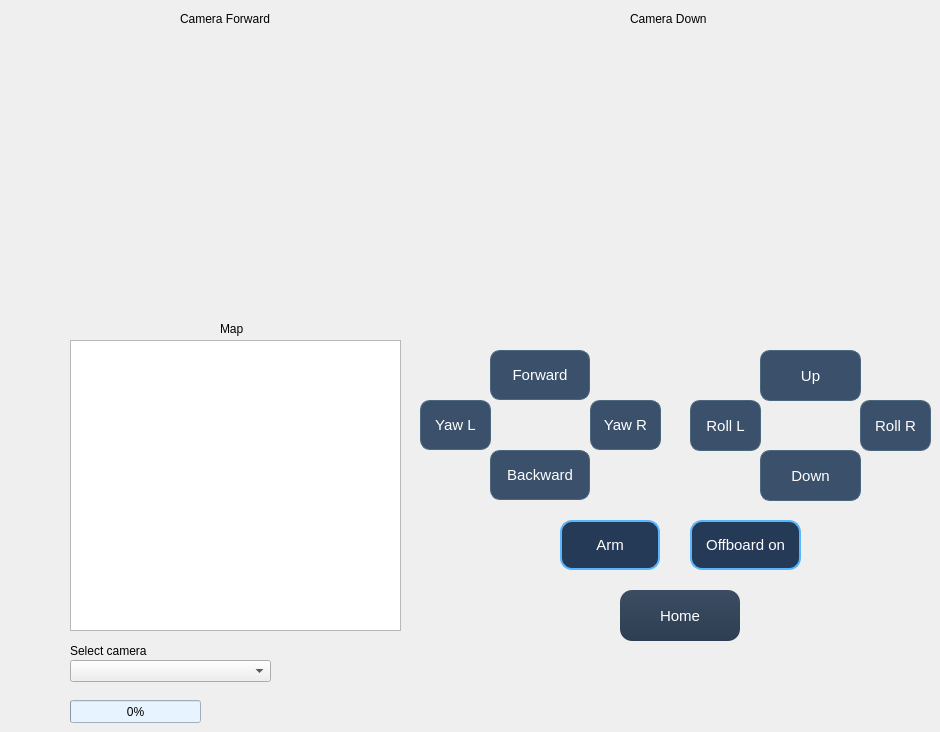
    <widget class="QWidget" name="leaderTab">
     <attribute name="title">
      <string>Leader Control</string>
     </attribute>
     <widget class="QPushButton" name="rotLeftButton">
      <property name="geometry">
       <rect>
        <x>420</x>
        <y>400</y>
        <width>71</width>
        <height>50</height>
       </rect>
      </property>
      <property name="styleSheet">
       <string notr="true">QPushButton {
    background-color: #3a506b; /* Матовый серо-синий фон */
    color: #ffffff;
    border: 1px solid #4b687f; /* Лёгкая граница для акцента */
    border-radius: 10px;
    padding: 12px;
    font-size: 15px;
}

QPushButton:hover {
    background-color: #4e647f; /* Светлее при наведении */
}

QPushButton:pressed {
    background-color: #2e3f52; /* Темнее при нажатии */
}

QPushButton:checked {
    background-color: #f67280; /* Новый цвет при нажатии */
}
</string>
      </property>
      <property name="text">
       <string>Yaw L</string>
      </property>
     </widget>
     <widget class="QPushButton" name="forwardButton">
      <property name="geometry">
       <rect>
        <x>490</x>
        <y>350</y>
        <width>100</width>
        <height>50</height>
       </rect>
      </property>
      <property name="styleSheet">
       <string notr="true">QPushButton {
    background-color: #3a506b; /* Матовый серо-синий фон */
    color: #ffffff;
    border: 1px solid #4b687f; /* Лёгкая граница для акцента */
    border-radius: 10px;
    padding: 12px;
    font-size: 15px;
}

QPushButton:hover {
    background-color: #4e647f; /* Светлее при наведении */
}

QPushButton:pressed {
    background-color: #2e3f52; /* Темнее при нажатии */
}

QPushButton:checked {
    background-color: #f67280; /* Новый цвет при нажатии */
}
</string>
      </property>
      <property name="text">
       <string>Forward</string>
      </property>
     </widget>
     <widget class="QPushButton" name="rotRightButton">
      <property name="geometry">
       <rect>
        <x>590</x>
        <y>400</y>
        <width>71</width>
        <height>50</height>
       </rect>
      </property>
      <property name="styleSheet">
       <string notr="true">QPushButton {
    background-color: #3a506b; /* Матовый серо-синий фон */
    color: #ffffff;
    border: 1px solid #4b687f; /* Лёгкая граница для акцента */
    border-radius: 10px;
    padding: 12px;
    font-size: 15px;
}

QPushButton:hover {
    background-color: #4e647f; /* Светлее при наведении */
}

QPushButton:pressed {
    background-color: #2e3f52; /* Темнее при нажатии */
}

QPushButton:checked {
    background-color: #f67280; /* Новый цвет при нажатии */
}
</string>
      </property>
      <property name="text">
       <string>Yaw R</string>
      </property>
     </widget>
     <widget class="QPushButton" name="upButton">
      <property name="geometry">
       <rect>
        <x>760</x>
        <y>350</y>
        <width>101</width>
        <height>51</height>
       </rect>
      </property>
      <property name="styleSheet">
       <string notr="true">QPushButton {
    background-color: #3a506b; /* Матовый серо-синий фон */
    color: #ffffff;
    border: 1px solid #4b687f; /* Лёгкая граница для акцента */
    border-radius: 10px;
    padding: 12px;
    font-size: 15px;
}

QPushButton:hover {
    background-color: #4e647f; /* Светлее при наведении */
}

QPushButton:pressed {
    background-color: #2e3f52; /* Темнее при нажатии */
}

QPushButton:checked {
    background-color: #f67280; /* Новый цвет при нажатии */
}
</string>
      </property>
      <property name="text">
       <string>Up</string>
      </property>
     </widget>
     <widget class="QPushButton" name="backwardButton">
      <property name="geometry">
       <rect>
        <x>490</x>
        <y>450</y>
        <width>100</width>
        <height>50</height>
       </rect>
      </property>
      <property name="styleSheet">
       <string notr="true">QPushButton {
    background-color: #3a506b; /* Матовый серо-синий фон */
    color: #ffffff;
    border: 1px solid #4b687f; /* Лёгкая граница для акцента */
    border-radius: 10px;
    padding: 12px;
    font-size: 15px;
}

QPushButton:hover {
    background-color: #4e647f; /* Светлее при наведении */
}

QPushButton:pressed {
    background-color: #2e3f52; /* Темнее при нажатии */
}

QPushButton:checked {
    background-color: #f67280; /* Новый цвет при нажатии */
}
</string>
      </property>
      <property name="text">
       <string>Backward</string>
      </property>
     </widget>
     <widget class="QWidget" name="forwardCameraLayoutWidget">
      <property name="geometry">
       <rect>
        <x>70</x>
        <y>30</y>
        <width>331</width>
        <height>271</height>
       </rect>
      </property>
      <layout class="QHBoxLayout" name="forwardCameraLayout" stretch="0">
       <item>
        <widget class="rqt_uav_gui_cpp::RatioLayoutedFrame" name="forwardCameraFrame_4">
         <property name="sizePolicy">
          <sizepolicy hsizetype="Expanding" vsizetype="Expanding">
           <horstretch>0</horstretch>
           <verstretch>0</verstretch>
          </sizepolicy>
         </property>
         <property name="minimumSize">
          <size>
           <width>80</width>
           <height>80</height>
          </size>
         </property>
         <property name="contextMenuPolicy">
          <enum>Qt::ActionsContextMenu</enum>
         </property>
         <property name="lineWidth">
          <number>1</number>
         </property>
        </widget>
       </item>
      </layout>
     </widget>
     <widget class="QWidget" name="downCameraLayoutWidget">
      <property name="geometry">
       <rect>
        <x>510</x>
        <y>30</y>
        <width>331</width>
        <height>271</height>
       </rect>
      </property>
      <layout class="QHBoxLayout" name="downCameraLayout" stretch="0">
       <item>
        <widget class="rqt_uav_gui_cpp::RatioLayoutedFrame" name="downCameraFrame_4">
         <property name="sizePolicy">
          <sizepolicy hsizetype="Expanding" vsizetype="Expanding">
           <horstretch>0</horstretch>
           <verstretch>0</verstretch>
          </sizepolicy>
         </property>
         <property name="minimumSize">
          <size>
           <width>80</width>
           <height>80</height>
          </size>
         </property>
         <property name="contextMenuPolicy">
          <enum>Qt::ActionsContextMenu</enum>
         </property>
         <property name="lineWidth">
          <number>1</number>
         </property>
        </widget>
       </item>
      </layout>
     </widget>
     <widget class="QPushButton" name="yawLeftButton">
      <property name="geometry">
       <rect>
        <x>690</x>
        <y>400</y>
        <width>71</width>
        <height>51</height>
       </rect>
      </property>
      <property name="styleSheet">
       <string notr="true">QPushButton {
    background-color: #3a506b; /* Матовый серо-синий фон */
    color: #ffffff;
    border: 1px solid #4b687f; /* Лёгкая граница для акцента */
    border-radius: 10px;
    padding: 12px;
    font-size: 15px;
}

QPushButton:hover {
    background-color: #4e647f; /* Светлее при наведении */
}

QPushButton:pressed {
    background-color: #2e3f52; /* Темнее при нажатии */
}

QPushButton:checked {
    background-color: #f67280; /* Новый цвет при нажатии */
}
</string>
      </property>
      <property name="text">
       <string>Roll L</string>
      </property>
     </widget>
     <widget class="QPushButton" name="downButton">
      <property name="geometry">
       <rect>
        <x>760</x>
        <y>450</y>
        <width>101</width>
        <height>51</height>
       </rect>
      </property>
      <property name="styleSheet">
       <string notr="true">QPushButton {
    background-color: #3a506b; /* Матовый серо-синий фон */
    color: #ffffff;
    border: 1px solid #4b687f; /* Лёгкая граница для акцента */
    border-radius: 10px;
    padding: 12px;
    font-size: 15px;
}

QPushButton:hover {
    background-color: #4e647f; /* Светлее при наведении */
}

QPushButton:pressed {
    background-color: #2e3f52; /* Темнее при нажатии */
}

QPushButton:checked {
    background-color: #f67280; /* Новый цвет при нажатии */
}
</string>
      </property>
      <property name="text">
       <string>Down</string>
      </property>
     </widget>
     <widget class="QLabel" name="forwardCameraLabel">
      <property name="geometry">
       <rect>
        <x>180</x>
        <y>10</y>
        <width>120</width>
        <height>17</height>
       </rect>
      </property>
      <property name="text">
       <string>Camera Forward</string>
      </property>
     </widget>
     <widget class="QLabel" name="downCameraLabel">
      <property name="geometry">
       <rect>
        <x>630</x>
        <y>10</y>
        <width>120</width>
        <height>17</height>
       </rect>
      </property>
      <property name="text">
       <string>Camera Down</string>
      </property>
     </widget>
     <widget class="QPushButton" name="yawRightButton">
      <property name="geometry">
       <rect>
        <x>860</x>
        <y>400</y>
        <width>71</width>
        <height>51</height>
       </rect>
      </property>
      <property name="styleSheet">
       <string notr="true">QPushButton {
    background-color: #3a506b; /* Матовый серо-синий фон */
    color: #ffffff;
    border: 1px solid #4b687f; /* Лёгкая граница для акцента */
    border-radius: 10px;
    padding: 12px;
    font-size: 15px;
}

QPushButton:hover {
    background-color: #4e647f; /* Светлее при наведении */
}

QPushButton:pressed {
    background-color: #2e3f52; /* Темнее при нажатии */
}

QPushButton:checked {
    background-color: #f67280; /* Новый цвет при нажатии */
}
</string>
      </property>
      <property name="text">
       <string>Roll R</string>
      </property>
     </widget>
     <widget class="QPushButton" name="endButton">
      <property name="geometry">
       <rect>
        <x>620</x>
        <y>590</y>
        <width>120</width>
        <height>51</height>
       </rect>
      </property>
      <property name="styleSheet">
       <string notr="true">QPushButton {
    background: qlineargradient(x1:0, y1:0, x2:0, y2:1, stop:0 #3c4d63, stop:1 #2d3e52); /* Металлический градиент */
    color: #ffffff;
    border: none;
    border-radius: 12px;
    padding: 12px;
    font-size: 15px;
}

QPushButton:hover {
    background: qlineargradient(x1:0, y1:0, x2:0, y2:1, stop:0 #556a84, stop:1 #3f526b); /* Более яркий металлический эффект */
}

QPushButton:pressed {
    background-color: #2a3b50; /* Темнее при нажатии */
}
</string>
      </property>
      <property name="text">
       <string>Home</string>
      </property>
     </widget>
     <widget class="QPushButton" name="armButton">
      <property name="geometry">
       <rect>
        <x>560</x>
        <y>520</y>
        <width>100</width>
        <height>50</height>
       </rect>
      </property>
      <property name="styleSheet">
       <string notr="true">QPushButton {
    background-color: #253a56; /* Темно-синий фон */
    color: #ffffff;
    border: 2px solid #58b6ff; /* Неоновая голубая граница */
    border-radius: 12px;
    padding: 12px;
    font-size: 15px;
}

QPushButton:hover {
    border-color: #6bd0ff; /* Ярче при наведении */
    box-shadow: 0px 0px 10px #58b6ff; /* Эффект свечения */
}

QPushButton:pressed {
    background-color: #1c2f45; /* Более тёмный оттенок при нажатии */
}
</string>
      </property>
      <property name="text">
       <string>Arm</string>
      </property>
     </widget>
     <widget class="QPushButton" name="offboardOnButton">
      <property name="geometry">
       <rect>
        <x>690</x>
        <y>520</y>
        <width>111</width>
        <height>50</height>
       </rect>
      </property>
      <property name="styleSheet">
       <string notr="true">QPushButton {
    background-color: #253a56; /* Темно-синий фон */
    color: #ffffff;
    border: 2px solid #58b6ff; /* Неоновая голубая граница */
    border-radius: 12px;
    padding: 12px;
    font-size: 15px;
}

QPushButton:hover {
    border-color: #6bd0ff; /* Ярче при наведении */
    box-shadow: 0px 0px 10px #58b6ff; /* Эффект свечения */
}

QPushButton:pressed {
    background-color: #1c2f45; /* Более тёмный оттенок при нажатии */
}
</string>
      </property>
      <property name="text">
       <string>Offboard on</string>
      </property>
     </widget>
     <widget class="QComboBox" name="leaderBox">
      <property name="geometry">
       <rect>
        <x>70</x>
        <y>660</y>
        <width>201</width>
        <height>22</height>
       </rect>
      </property>
     </widget>
     <widget class="QLabel" name="leaderLabel">
      <property name="geometry">
       <rect>
        <x>70</x>
        <y>640</y>
        <width>310</width>
        <height>21</height>
       </rect>
      </property>
      <property name="text">
       <string>Select camera</string>
      </property>
     </widget>
     <widget class="QGraphicsView" name="graphicsView">
      <property name="geometry">
       <rect>
        <x>70</x>
        <y>340</y>
        <width>331</width>
        <height>291</height>
       </rect>
      </property>
     </widget>
     <widget class="QLabel" name="forwardCameraLabel_3">
      <property name="geometry">
       <rect>
        <x>220</x>
        <y>320</y>
        <width>31</width>
        <height>17</height>
       </rect>
      </property>
      <property name="text">
       <string>Map</string>
      </property>
     </widget>
     <widget class="QwtScaleWidget" name="ScaleWidget">
      <property name="geometry">
       <rect>
        <x>10</x>
        <y>340</y>
        <width>60</width>
        <height>291</height>
       </rect>
      </property>
     </widget>
     <widget class="QProgressBar" name="progressBatteryBar">
      <property name="geometry">
       <rect>
        <x>70</x>
        <y>700</y>
        <width>131</width>
        <height>23</height>
       </rect>
      </property>
      <property name="palette">
       <palette>
        <active>
         <colorrole role="Button">
          <brush brushstyle="SolidPattern">
           <color alpha="255">
            <red>231</red>
            <green>243</green>
            <blue>255</blue>
           </color>
          </brush>
         </colorrole>
         <colorrole role="BrightText">
          <brush brushstyle="SolidPattern">
           <color alpha="255">
            <red>255</red>
            <green>255</green>
            <blue>255</blue>
           </color>
          </brush>
         </colorrole>
         <colorrole role="Base">
          <brush brushstyle="SolidPattern">
           <color alpha="255">
            <red>231</red>
            <green>243</green>
            <blue>255</blue>
           </color>
          </brush>
         </colorrole>
         <colorrole role="Window">
          <brush brushstyle="SolidPattern">
           <color alpha="255">
            <red>231</red>
            <green>243</green>
            <blue>255</blue>
           </color>
          </brush>
         </colorrole>
         <colorrole role="Highlight">
          <brush brushstyle="SolidPattern">
           <color alpha="255">
            <red>0</red>
            <green>255</green>
            <blue>0</blue>
           </color>
          </brush>
         </colorrole>
         <colorrole role="HighlightedText">
          <brush brushstyle="SolidPattern">
           <color alpha="255">
            <red>255</red>
            <green>255</green>
            <blue>255</blue>
           </color>
          </brush>
         </colorrole>
        </active>
        <inactive>
         <colorrole role="Button">
          <brush brushstyle="SolidPattern">
           <color alpha="255">
            <red>231</red>
            <green>243</green>
            <blue>255</blue>
           </color>
          </brush>
         </colorrole>
         <colorrole role="BrightText">
          <brush brushstyle="SolidPattern">
           <color alpha="255">
            <red>255</red>
            <green>255</green>
            <blue>255</blue>
           </color>
          </brush>
         </colorrole>
         <colorrole role="Base">
          <brush brushstyle="SolidPattern">
           <color alpha="255">
            <red>231</red>
            <green>243</green>
            <blue>255</blue>
           </color>
          </brush>
         </colorrole>
         <colorrole role="Window">
          <brush brushstyle="SolidPattern">
           <color alpha="255">
            <red>231</red>
            <green>243</green>
            <blue>255</blue>
           </color>
          </brush>
         </colorrole>
         <colorrole role="Highlight">
          <brush brushstyle="SolidPattern">
           <color alpha="255">
            <red>0</red>
            <green>255</green>
            <blue>0</blue>
           </color>
          </brush>
         </colorrole>
         <colorrole role="HighlightedText">
          <brush brushstyle="SolidPattern">
           <color alpha="255">
            <red>255</red>
            <green>255</green>
            <blue>255</blue>
           </color>
          </brush>
         </colorrole>
        </inactive>
        <disabled>
         <colorrole role="Button">
          <brush brushstyle="SolidPattern">
           <color alpha="255">
            <red>231</red>
            <green>243</green>
            <blue>255</blue>
           </color>
          </brush>
         </colorrole>
         <colorrole role="BrightText">
          <brush brushstyle="SolidPattern">
           <color alpha="255">
            <red>255</red>
            <green>255</green>
            <blue>255</blue>
           </color>
          </brush>
         </colorrole>
         <colorrole role="Base">
          <brush brushstyle="SolidPattern">
           <color alpha="255">
            <red>231</red>
            <green>243</green>
            <blue>255</blue>
           </color>
          </brush>
         </colorrole>
         <colorrole role="Window">
          <brush brushstyle="SolidPattern">
           <color alpha="255">
            <red>231</red>
            <green>243</green>
            <blue>255</blue>
           </color>
          </brush>
         </colorrole>
         <colorrole role="Highlight">
          <brush brushstyle="SolidPattern">
           <color alpha="255">
            <red>145</red>
            <green>145</green>
            <blue>145</blue>
           </color>
          </brush>
         </colorrole>
         <colorrole role="HighlightedText">
          <brush brushstyle="SolidPattern">
           <color alpha="255">
            <red>255</red>
            <green>255</green>
            <blue>255</blue>
           </color>
          </brush>
         </colorrole>
        </disabled>
       </palette>
      </property>
      <property name="value">
       <number>0</number>
      </property>
      <property name="alignment">
       <set>Qt::AlignCenter</set>
      </property>
     </widget>
    </widget>
